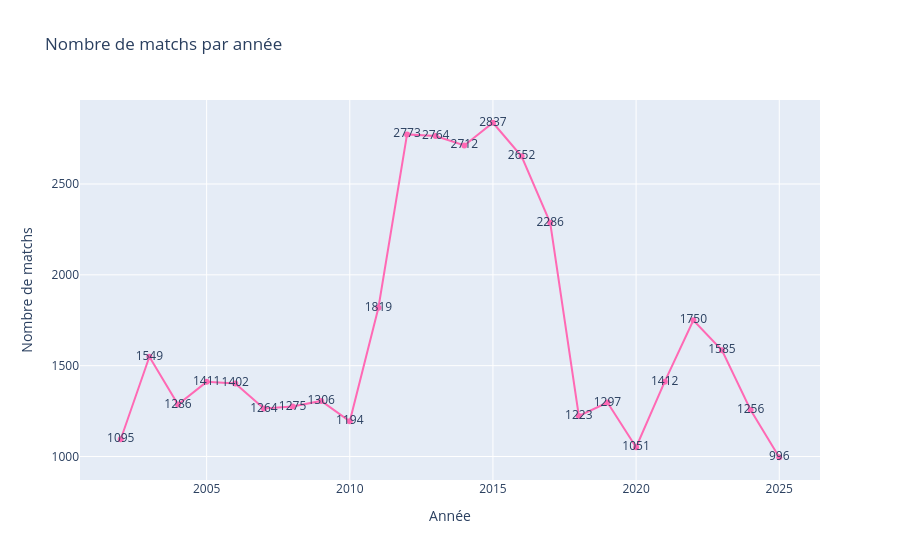

Write notebook code for a chart like this one.
### Code cell
fig = px.line(matches_per_year, x="year", y="num_matches", text="num_matches", title="Nombre de matchs par année", color_discrete_sequence=['#FF69B4'],
    labels={'year':'Année', 'num_matches':'Nombre de matchs'})

fig.show()

### Figure 1 — Plotly figure (JSON) as saved in the notebook; plotly's stock layout.template omitted (floating-point values rounded to 4 significant figures)
{"data": [{"hovertemplate": "Année=%{x}<br>Nombre de matchs=%{text}<extra></extra>", "legendgroup": "", "line": {"color": "#FF69B4", "dash": "solid"}, "marker": {"symbol": "circle"}, "mode": "lines+markers+text", "name": "", "orientation": "v", "showlegend": false, "text": [1095.0, 1549.0, 1286.0, 1411.0, 1402.0, 1264.0, 1275.0, 1306.0, 1194.0, 1819.0, 2773.0, 2764.0, 2712.0, 2837.0, 2652.0, 2286.0, 1223.0, 1297.0, 1051.0, 1412.0, 1750.0, 1585.0, 1256.0, 996.0], "type": "scatter", "x": [2002, 2003, 2004, 2005, 2006, 2007, 2008, 2009, 2010, 2011, 2012, 2013, 2014, 2015, 2016, 2017, 2018, 2019, 2020, 2021, 2022, 2023, 2024, 2025], "xaxis": "x", "y": [1095, 1549, 1286, 1411, 1402, 1264, 1275, 1306, 1194, 1819, 2773, 2764, 2712, 2837, 2652, 2286, 1223, 1297, 1051, 1412, 1750, 1585, 1256, 996], "yaxis": "y"}], "layout": {"legend": {"tracegroupgap": 0}, "title": {"text": "Nombre de matchs par année"}, "xaxis": {"anchor": "y", "domain": [0, 1], "title": {"text": "Année"}}, "yaxis": {"anchor": "x", "domain": [0, 1], "title": {"text": "Nombre de matchs"}}}}
